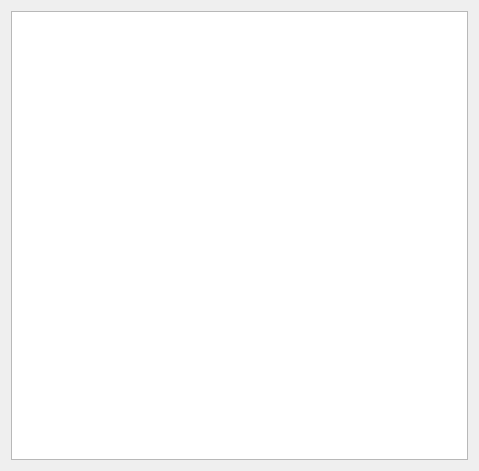
<?xml version="1.0" encoding="UTF-8"?>
<ui version="4.0">
 <class>DrawTest</class>
 <widget class="QWidget" name="DrawTest">
  <property name="geometry">
   <rect>
    <x>0</x>
    <y>0</y>
    <width>479</width>
    <height>471</height>
   </rect>
  </property>
  <property name="windowTitle">
   <string/>
  </property>
  <layout class="QGridLayout" name="gridLayout">
   <item row="0" column="0">
    <widget class="QGraphicsView" name="myView"/>
   </item>
  </layout>
 </widget>
 <layoutdefault spacing="6" margin="11"/>
 <resources/>
 <connections/>
</ui>
